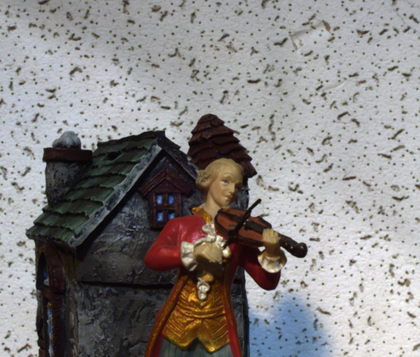
%> input picture DisparityMap/left1.ppm, 420 x 357 px, shrunk from 600 x 510 before the run
$ octave SSD_NCC.m   (GNU Octave 9; MATLAB toolbox functions it lacks are replaced by stand-ins)
%> lines starting %> are read from the running program, lines starting %| are printed output that depends on the picture
clc;clear,close all;
I= rgb2gray(imread('left1.ppm'));
%> I: size 357x420 uint8; min 5, max 255, mean 135.8
J= rgb2gray(imread('right1.ppm'));
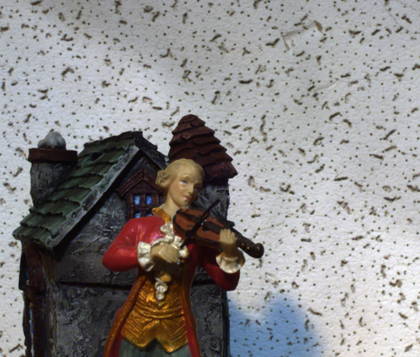
%> input picture DisparityMap/right1.ppm, 420 x 357 px, shrunk from 600 x 510 before the run
%> J: size 357x420 uint8; min 4, max 255, mean 138.8

for d = 0:24
    js = [J(:,d+1:end) zeros(size(I,1),d)];

    %ssd
    D = double((I - js).^2);
    D = imfilter(D,ones(17));
    imshow(D,[])
    V(:,:,d+1) = D;

    %ncc
    a_mean = imfilter(double(I),ones(17) / 17);
    js_mean = imfilter(double(js),ones(17) / 17);
    temp1 = (double(I) - a_mean) .* (double(js) - js_mean);
    temp1 = imfilter(temp1,ones(17));

    temp2 = (double(I) - a_mean).^2;
    temp2 = imfilter(temp2,ones(17));

    temp3 = (double(js) - js_mean).^2;
    temp3 = imfilter(temp3,ones(17));

    temp4 = temp2 .* temp3;
    NCC(:,:,d+1) = temp1 ./ temp4;


end
%> this loop made 25 passes
%> pass 1, `D = double((I - js).^2);`:
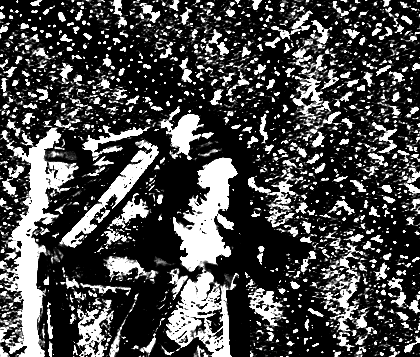
%> D: size 357x420 double; min 0, max 255, mean 73.5
%> pass 1, `D = imfilter(D,ones(17));`:
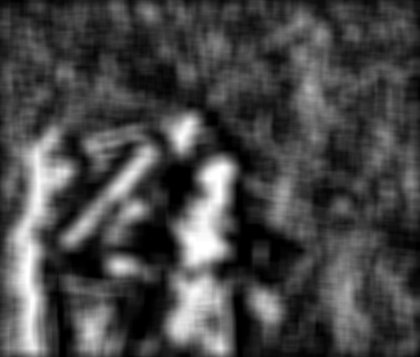
%> D: size 357x420 double; min 0, max 73695, mean 20821.3; drawn with min black and max white
%> pass 1, `a_mean = imfilter(double(I),ones(17) / 17);`:
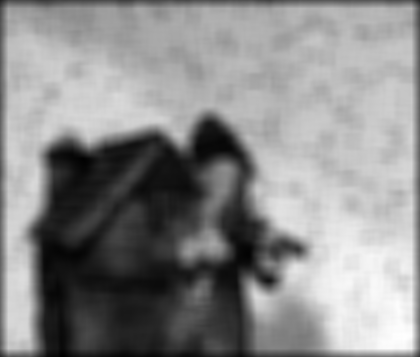
%> a_mean: size 357x420 double; min 192.8, max 3962.3, mean 2249.4; drawn with min black and max white
%> pass 1, `js_mean = imfilter(double(js),ones(17) / 17);`:
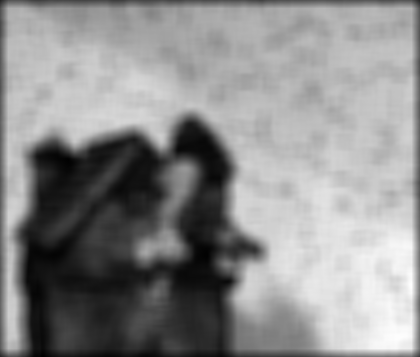
%> js_mean: size 357x420 double; min 199.2, max 3991.3, mean 2300.6; drawn with min black and max white

min_diff = zeros(size(I,1),size(I,2));

max_diff = zeros(size(I,1),size(I,2));

for j=1:size(I,1)
    for i=1:size(I,2)
        [val idx] = min(V(j,i,:));
        min_diff(j,i) = idx;

        [val idx] = max(NCC(j,i,:));
        max_diff(j,i) = idx;
    end
end
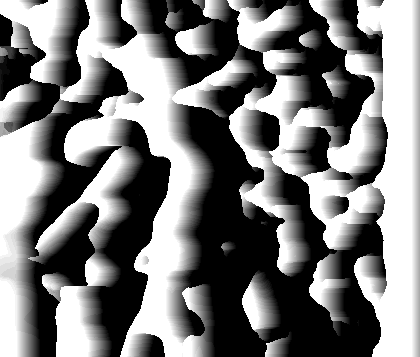
%> max_diff: size 357x420 double; min 1, max 25, mean 12.7; drawn with min black and max white
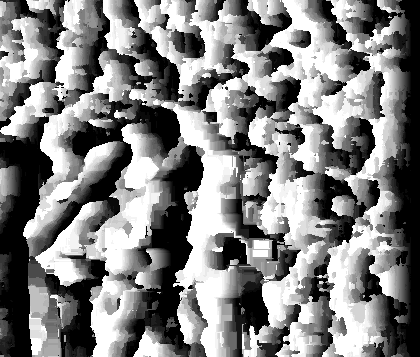
%> min_diff: size 357x420 double; min 1, max 25, mean 13.2; drawn with min black and max white
imshow(min_diff,[]), title('SSD disparity map')
figure, imshow(max_diff,[]), title('NCC disparity map')
